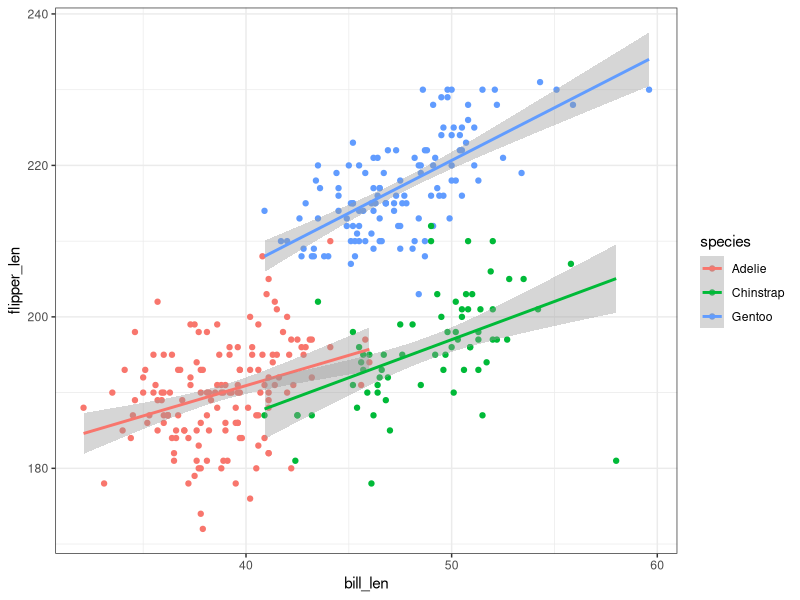

R code for this plot:
data()
data(penguins)
head(penguins)
names(penguins)
library(ggplot2)
ggplot(penguins, aes(x = bill_len, y = flipper_len, color = species)) +
  geom_point() +
  geom_smooth(method = "lm") +
  theme_bw()

